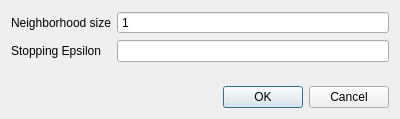
<?xml version="1.0" encoding="UTF-8"?>
<ui version="4.0">
 <class>ConfigDialog</class>
 <widget class="QDialog" name="ConfigDialog">
  <property name="windowModality">
   <enum>Qt::ApplicationModal</enum>
  </property>
  <property name="geometry">
   <rect>
    <x>0</x>
    <y>0</y>
    <width>400</width>
    <height>119</height>
   </rect>
  </property>
  <property name="windowTitle">
   <string>Config</string>
  </property>
  <property name="sizeGripEnabled">
   <bool>false</bool>
  </property>
  <property name="modal">
   <bool>true</bool>
  </property>
  <layout class="QVBoxLayout" name="verticalLayout">
   <item>
    <layout class="QFormLayout" name="formLayout">
     <item row="0" column="0">
      <widget class="QLabel" name="label_1">
       <property name="text">
        <string>Neighborhood size</string>
       </property>
      </widget>
     </item>
     <item row="1" column="0">
      <widget class="QLabel" name="label_2">
       <property name="text">
        <string>Stopping Epsilon</string>
       </property>
      </widget>
     </item>
     <item row="0" column="1">
      <widget class="QSpinBox" name="neighborhoodSize">
       <property name="buttonSymbols">
        <enum>QAbstractSpinBox::NoButtons</enum>
       </property>
       <property name="minimum">
        <number>1</number>
       </property>
       <property name="maximum">
        <number>16</number>
       </property>
      </widget>
     </item>
     <item row="1" column="1">
      <widget class="QLineEdit" name="stoppingEpsilon"/>
     </item>
    </layout>
   </item>
   <item>
    <widget class="QDialogButtonBox" name="buttonBox">
     <property name="orientation">
      <enum>Qt::Horizontal</enum>
     </property>
     <property name="standardButtons">
      <set>QDialogButtonBox::Cancel|QDialogButtonBox::Ok</set>
     </property>
    </widget>
   </item>
  </layout>
 </widget>
 <resources/>
 <connections>
  <connection>
   <sender>buttonBox</sender>
   <signal>accepted()</signal>
   <receiver>ConfigDialog</receiver>
   <slot>accept()</slot>
   <hints>
    <hint type="sourcelabel">
     <x>248</x>
     <y>254</y>
    </hint>
    <hint type="destinationlabel">
     <x>157</x>
     <y>274</y>
    </hint>
   </hints>
  </connection>
  <connection>
   <sender>buttonBox</sender>
   <signal>rejected()</signal>
   <receiver>ConfigDialog</receiver>
   <slot>reject()</slot>
   <hints>
    <hint type="sourcelabel">
     <x>316</x>
     <y>260</y>
    </hint>
    <hint type="destinationlabel">
     <x>286</x>
     <y>274</y>
    </hint>
   </hints>
  </connection>
 </connections>
</ui>
